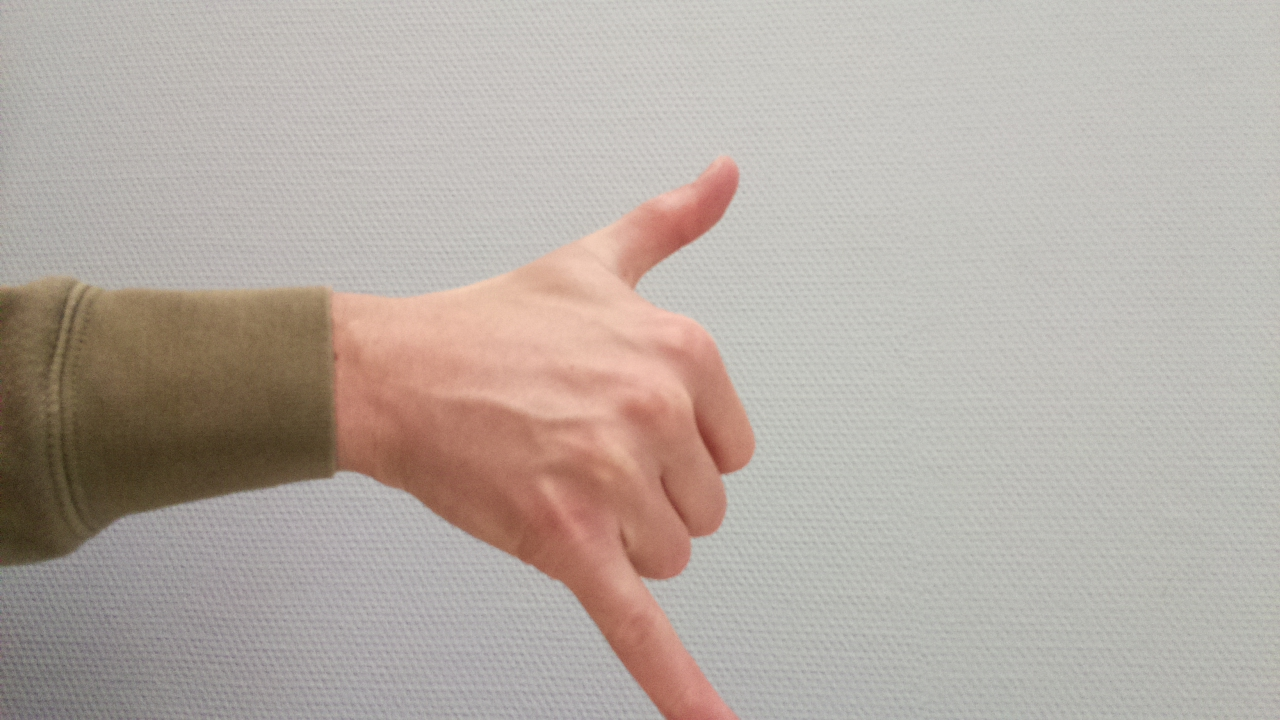
#> input picture evd_3/original_dataset/hangloose/image1665496255.jpg, 1280 x 720 px; its folder holds only this picture in this run
$ python custom_labeler.py
#> lines starting #> are read from the running program, lines starting #| are printed output that depends on the picture; after the words box and inside, x2 and y2 are one past the last pixel; in counts of white or black regions, pixels touching at a corner belong together
#> in read_files_into_buffers, image is the input picture: shape (720, 1280, 3); mean B, G, R 164, 171.5, 181.3
### evd_3/pre_processing/removing_background.py
import cv2 as cv
import numpy as np
import os
import glob

import time  # for timing


def remove_background(img):
    '''
        function that makes image into binary image and removes background
        input: image (Mat object)
        output: binary image
    '''

    img = cv.blur(img, (3, 3))

    # convert to HSV
    img_hsv = cv.cvtColor(img, cv.COLOR_BGR2HSV)
#> img_hsv: shape (720, 1280, 3); mean H, S, V 31.2, 27.7, 181.5

    # define range of blue color in HSV
    light_blue = (0, 50, 0)
    dark_blue = (255, 255, 255)

    # Mark pixels outside background color range
    mask = cv.inRange(img_hsv, light_blue, dark_blue)
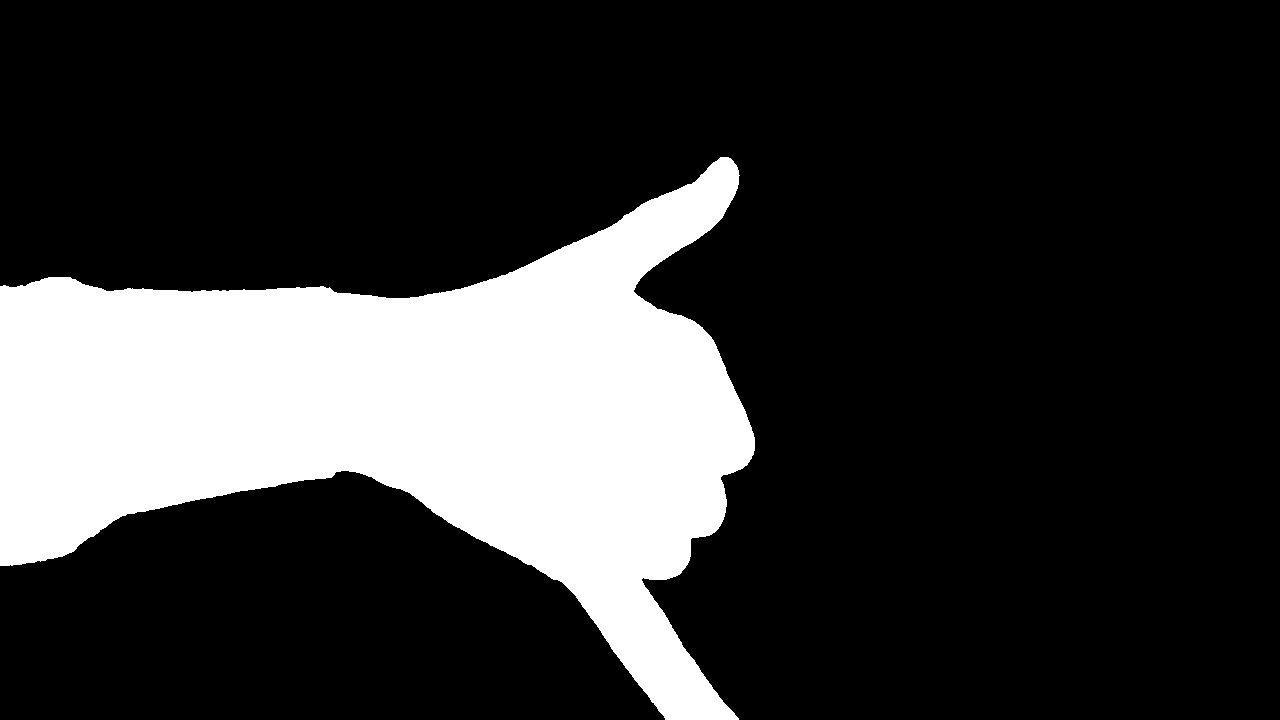
#> mask: shape (720, 1280); 21.3% white; 1 white region, box (x1, y1, x2, y2) and area: (0, 157, 755, 720) 196223
    res = mask

    # remove green sleeve
    light_green = (13, 0, 0)
    dark_green = (127, 255, 255)

    # Mark pixels outside background color range
    mask_sleeve = cv.inRange(img_hsv, light_green, dark_green)
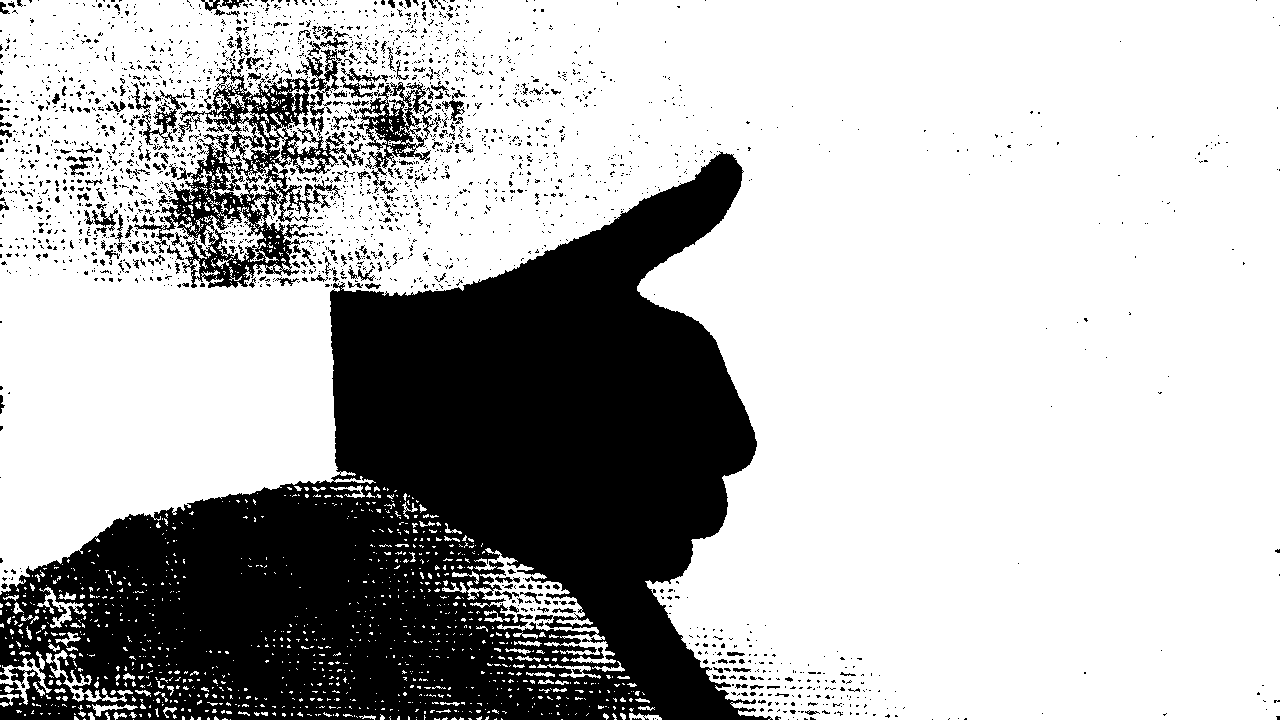
#> mask_sleeve: shape (720, 1280); 71.5% white; 2374 black regions (2171 under 20 px), largest, box (x1, y1, x2, y2) and area: (0, 151, 773, 720) 226208, (134, 49, 356, 288) 14776, (353, 82, 435, 194) 2822
    res2 = mask_sleeve

    # invert the mask
    res2 = cv.bitwise_not(res2)

    # combine the two masks
    res = cv.bitwise_and(res, res2)
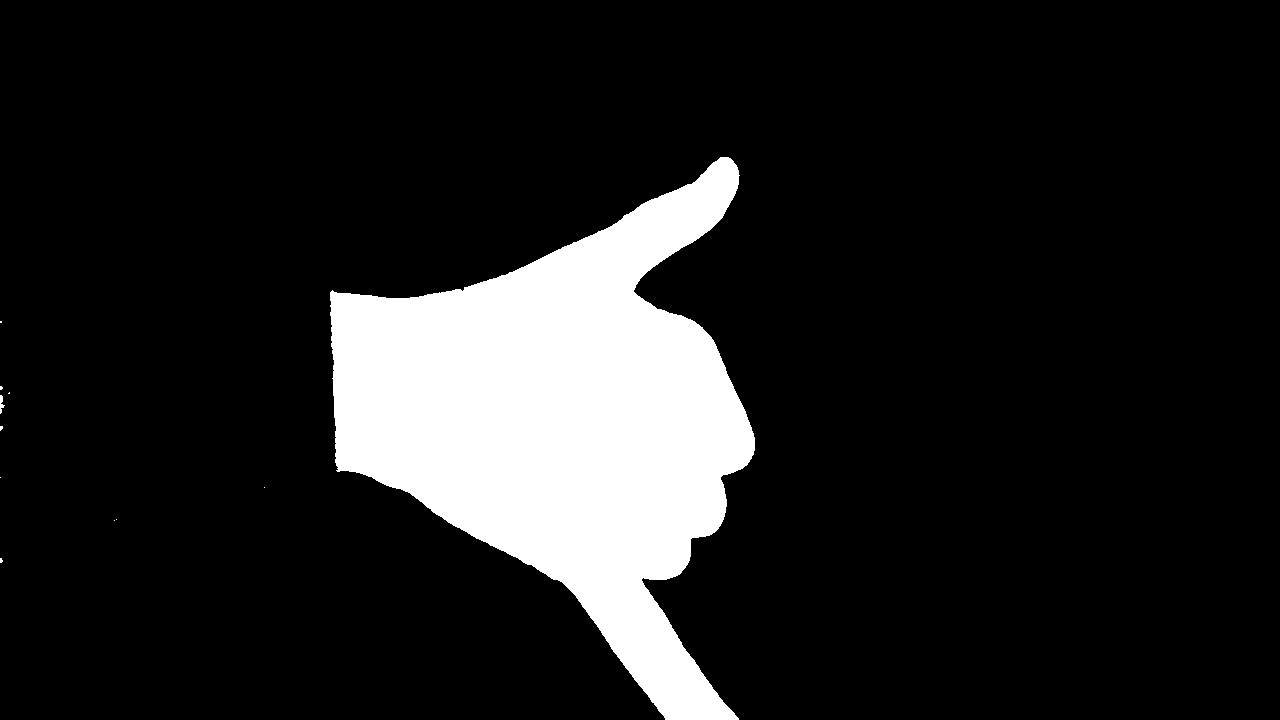
#> res: shape (720, 1280); 13.1% white; 11 white regions (9 under 20 px)

    '''
        if blob is too small, remove it
    '''
    #  find contours
    contours, hierarchy = cv.findContours(
        res.copy(), cv.RETR_TREE, cv.CHAIN_APPROX_SIMPLE)
#> contours = 11 contours, 9 with area under 20; largest, box (x1, y1, x2, y2) and area: (330, 157, 755, 720) 119400, (0, 395, 5, 414) 28

    #  find the biggest area
    max_area = 0
    for i in range(len(contours)):
        cnt = contours[i]
        area = cv.contourArea(cnt)
        if (area > max_area):
            max_area = area
#> this loop made 11 passes
#> (area, max_area) on passes 7, 11: (27.5, 27.5), (119399.5, 119399.5)
#> after the loop, max_area = 119399.5

    #  if the area is less than 100 pixels, remove it
    for i in range(len(contours)):
        cnt = contours[i]
        area = cv.contourArea(cnt)
        if (area < 10000):
            cv.drawContours(res, contours, i, 0, -1)
#> this loop made 11 passes
#> area on passes 7, 11: 27.5, 119399.5
#> res: shape (720, 1280); 13% white; 1 white region, box (x1, y1, x2, y2) and area: (330, 157, 755, 720) 120251

    return res


# [38 lines that do not run on import are left out]

### evd_3/labeler/Scripts/custom_labeler.py
import os
import glob
import cv2
import numpy as np
from inspect import getsourcefile
from os.path import abspath

import sys

# hacky way to import from parent directory
sys.path.insert(0, os.path.join('evd_3', 'pre_processing'))
from removing_background import remove_background

image = np.zeros((1, 1, 3), np.uint8)
binary_image = np.zeros((1, 1, 3), np.uint8)
brush_size = 5
drawing = False  # true if left mouse is pressed
deleting_toggle = False


def on_mouse(event, x, y, flags, params):
    global drawing, deleting, brush_size, image, binary_image

    if event == cv2.EVENT_LBUTTONDOWN:
        print("left button down")
        drawing = True
    if event == cv2.EVENT_LBUTTONUP:
        print("left button up")
        drawing = False

    if event == cv2.EVENT_MOUSEMOVE and drawing:
        print("drawing")
        color = (0, 0, 0) if deleting_toggle else (255, 255, 255)
        cv2.circle(binary_image, (x, y),
                   brush_size, color, -1)


def read_files_into_buffers(file):
    global image, binary_image

    print("reading {}".format(file))

    image = cv2.imread(file)
    (fileName, fileExtension) = os.path.splitext(file)

    binary_image_filename = fileName + "_binary" + ".bmp"

    if os.path.isfile(binary_image_filename):
        binary_image = cv2.imread(binary_image_filename, 0)
    else:
        binary_image = remove_background(image)


def save_buffers_to_files(file):
    global image, binary_image

    default_binary_image = remove_background(image)

    (fileName, fileExtension) = os.path.splitext(file)

    binary_image_filename = fileName + "_binary" + ".bmp"

    if not cv2.countNonZero(cv2.bitwise_xor(binary_image, default_binary_image)):
        print("{} is the same as default, removing redundant image".format(file))

        if os.path.isfile(binary_image_filename):
            os.remove(binary_image_filename)
        return
    else:
        print("saving {}".format(file))
        cv2.imwrite(binary_image_filename, binary_image)


classes = ["hangloose", "ignore", "paper", "rock", "scissors"]

current_dir = os.path.dirname(abspath(getsourcefile(lambda: 0)))

dataPath = os.path.join(current_dir, "..", "dataset")

image_filenames = []

for label in classes:
    classPath = os.path.join(dataPath, label)
    image_filenames += glob.glob(classPath + "/*.jpg")

# hacky way to work around wsl bug
first_key = -1
first_key_registered = False

index = 0

read_files_into_buffers(image_filenames[index])
cv2.imshow("image", image)
cv2.setMouseCallback('image', on_mouse)

while True:

    # blend image and binary_image
    temp_rgb_binary_image = cv2.cvtColor(binary_image, cv2.COLOR_GRAY2RGB)
    blended_image = cv2.addWeighted(image, 0.5, temp_rgb_binary_image, 0.5, 0)
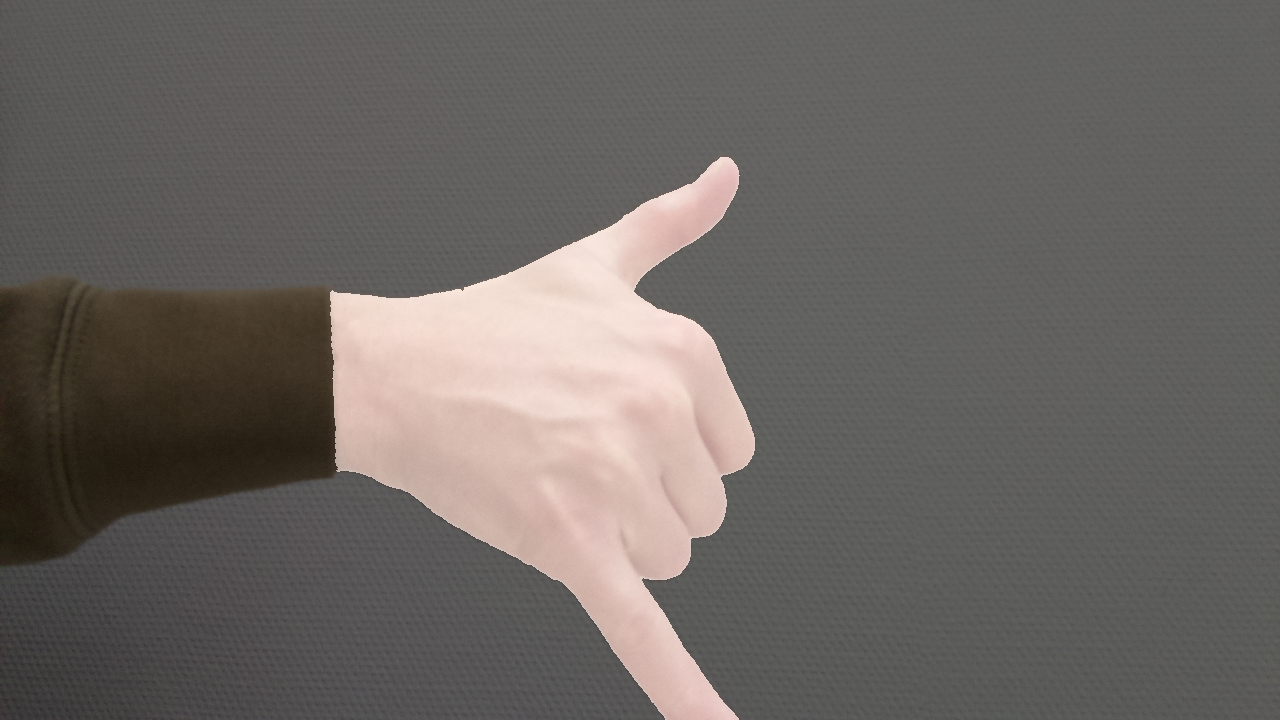
#> blended_image: shape (720, 1280, 3); mean B, G, R 98.6, 102.4, 107.3
    cv2.imshow("image", blended_image)
    cv2.setMouseCallback('image', on_mouse)

    key = cv2.waitKey(16)
#> (key q is pressed here)

    if key != -1 and first_key_registered == False:
        first_key = key
        first_key_registered = True

    if key != -1:
        print("key: {}".format(key))

    if (key == ord('q') or key == 27) and key != first_key:
        break
    elif key == ord('d'):
        save_buffers_to_files(image_filenames[index])
        index += 1
        if index >= len(image_filenames):
            index = 0
        read_files_into_buffers(image_filenames[index])
    elif key == ord('a'):
        save_buffers_to_files(image_filenames[index])
        index -= 1
        if index < 0:
            index = len(image_filenames) - 1
        read_files_into_buffers(image_filenames[index])
    elif key == ord('r'):
        binary_image = remove_background(image)
    elif key == ord('t'):
        deleting_toggle = not deleting_toggle
    elif key == ord('w'):
        brush_size += 1
        print("brush size: {}".format(brush_size))
    elif key == ord('s'):
        brush_size -= 1
        print("brush size: {}".format(brush_size))

    if brush_size < 1:
        brush_size = 1
    elif brush_size > 50:
        brush_size = 50


cv2.destroyAllWindows()
